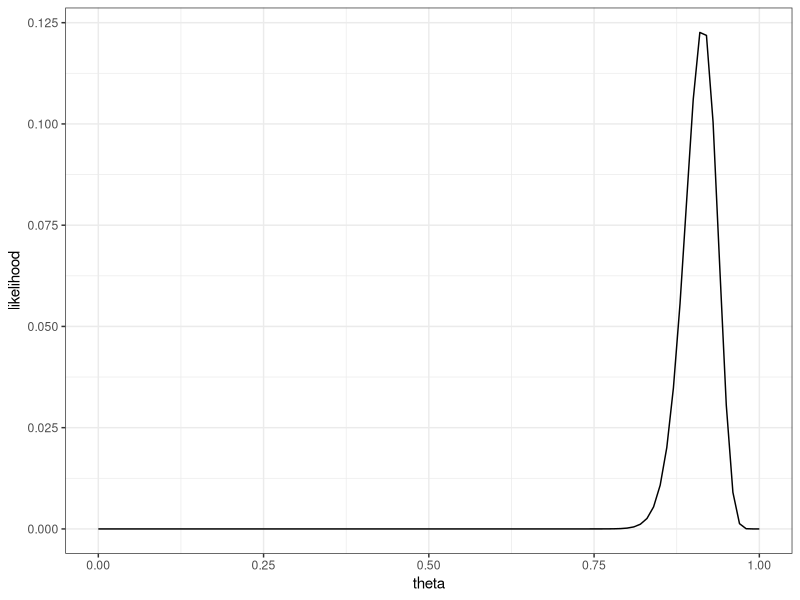
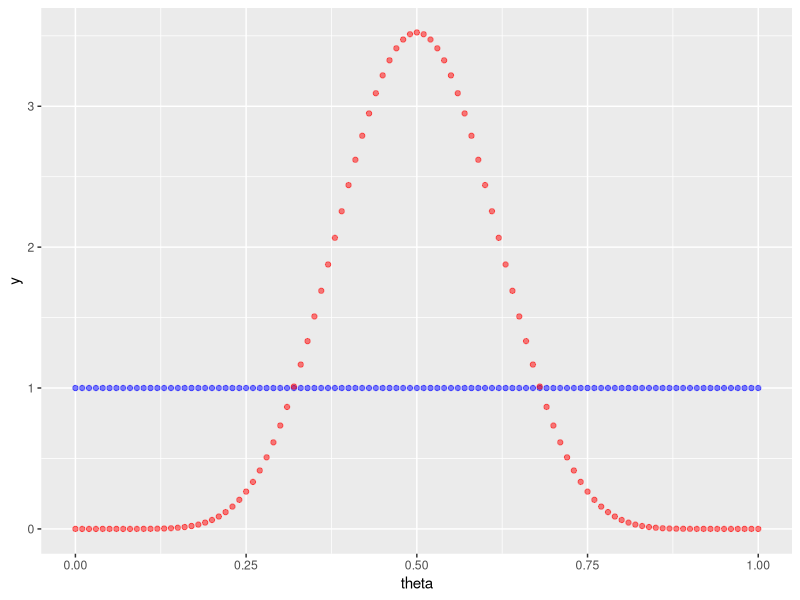
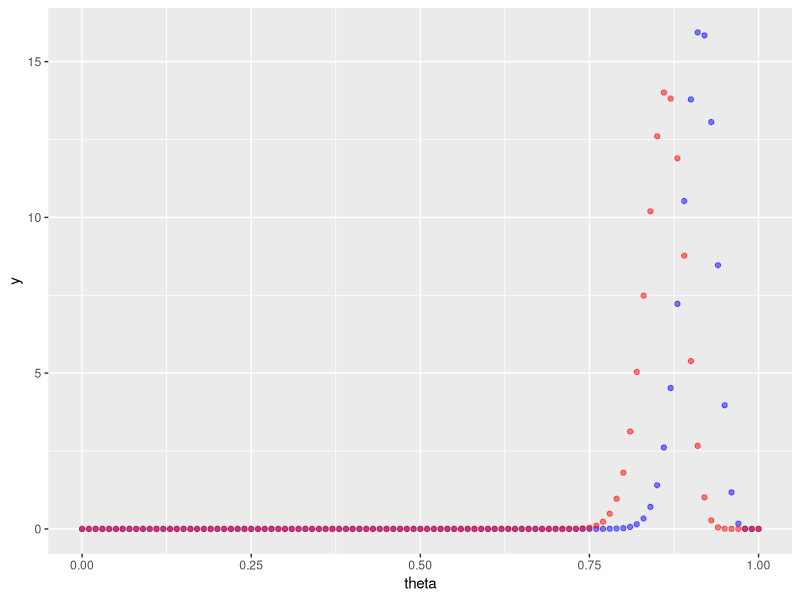

Here is the R script that generated these plots, in order:
## ---- chunk 1
library(ggplot2)
## ---- chunk 2
theta_hat = 118/129
n = 129
sd_th = sqrt(theta_hat*(1-theta_hat)/n)
CI <- c(theta_hat - 1.96*sd_th, theta_hat + 1.96*sd_th)
CI
## ---- chunk 3
n = 129
y = 118
c(qbeta(0.025, shape1 = y + 1, shape2 = n - y + 1), 
  qbeta(0.975, shape1 = y + 1, shape2 = n - y + 1)
)
## ---- chunk 4
# Plot the likelihood 
theta <- seq(0,1,by = 0.01)
l <- function(theta){
  return(choose(n, y) * theta^(y)*(1-theta)^(n-y))
}

df <- data.frame(theta = theta, likelihood = l(theta))
ggplot(data = df, aes(x = theta, y = likelihood)) +
  geom_line() + theme_bw()

## ---- chunk 5
df2 <- data.frame(theta = theta)
ggplot(data = df2, aes(x = theta)) +
  stat_function(fun = dbeta, args = c(1,1),
                geom = "point", color = "blue", 
                fill = "blue", alpha = 0.5, lab = 'Prior 1') +
  stat_function(fun = dbeta, args = c(10,10),
                geom = "point", color = "red", 
                fill = "red", alpha = 0.5, lab = 'Prior 2') 
## ---- chunk 6

df2 <- data.frame(theta = theta)
ggplot(data = df2, aes(x = theta)) +
  stat_function(fun = dbeta, args = c(y+1,n-y+1),
                geom = "point", color = "blue", 
                fill = "blue", alpha = 0.5) +
  stat_function(fun = dbeta, args = c(y + 10,n - y + 10),
                geom = "point", color = "red", 
                fill = "red", alpha = 0.5) 
